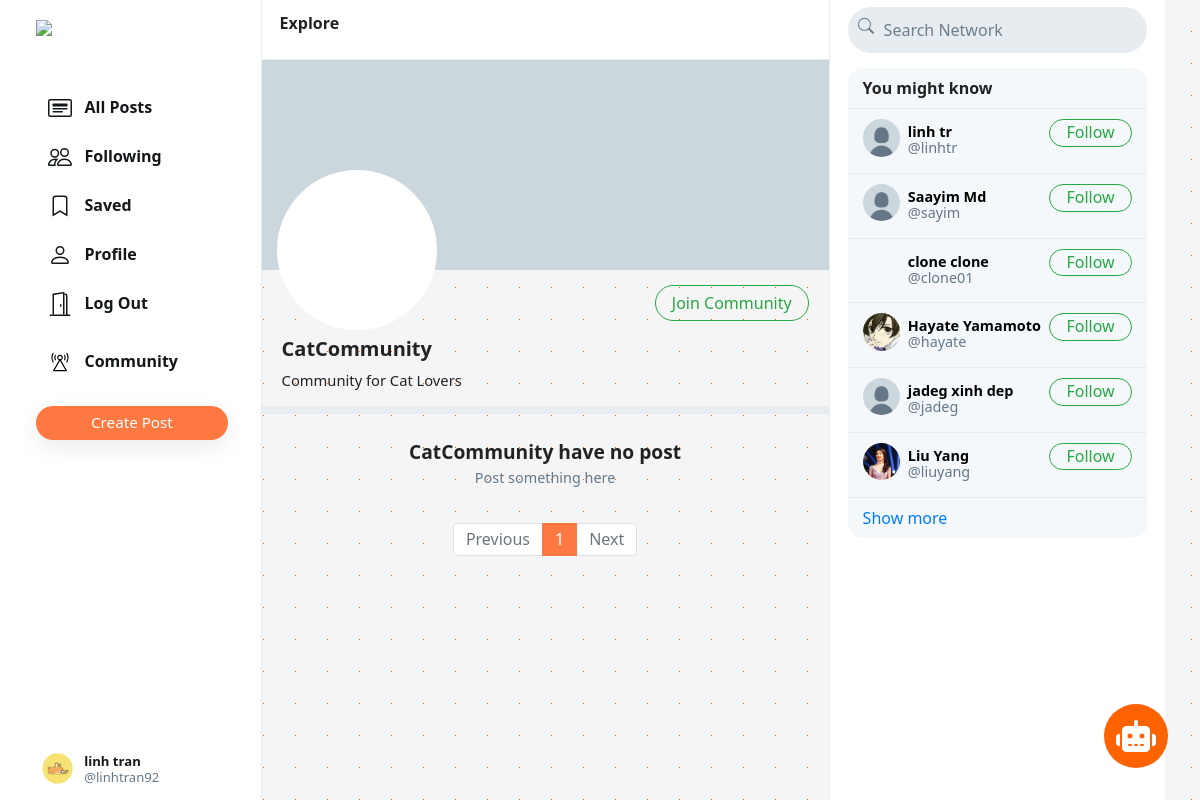
Screenshot of /community/1 (signed in) with the database file from the repository.
### network/models.py (models this page shows, shortened)
class User(AbstractUser):
    profile_pic = models.ImageField(upload_to='profile_pic/')
    bio = models.TextField(max_length=160, blank=True, null=True)
    cover = models.ImageField(upload_to='covers/', blank=True)
    community = models.ManyToManyField('Community', blank=True, related_name='users', null=True, default=None)

class Community(models.Model):
    community_id = models.AutoField(primary_key=True, default=None)
    userlist = models.ManyToManyField(User, blank=True,related_name='userlist')
    postlist = models.ManyToManyField(Post, blank=True,related_name='postlist')
    name = models.CharField(max_length=64)
    description = models.TextField(max_length=140, blank=True)
    cover = models.ImageField(upload_to='covers/', blank=True)

### network/views.py (the view)
# urls.py: path("community/<int:id>", views.community, name='community'),
@login_required
@csrf_exempt
def community(request, id):
    if request.user.is_authenticated:
        community = Community.objects.get(community_id=id)
        communitys = Community.objects.filter(userlist=request.user)
        posts = Post.objects.filter(community=community).order_by('-date_created')
        paginator = Paginator(posts, 10)
        page_number = request.GET.get('page')
        if page_number == None:
            page_number = 1
        posts = paginator.get_page(page_number)
        followings = Follower.objects.filter(
            followers=request.user).values_list('user', flat=True)
        suggestions = User.objects.exclude(pk__in=followings).exclude(
            username=request.user.username).order_by("?")[:6]
        return render(request, "network/groupview.html", {
            "user": request.user,
            "posts": posts,
            "suggestions": suggestions,
            "page": "group",
            "community": community,
            "communitys": communitys,
        })
    else:
        return HttpResponseRedirect(reverse('login'))

### network/templates/network/groupview.html
{% extends 'network/index.html' %}
{% load static %}
{% block profile %}
<div class="profile-view" data-user="{{community.community_id}}">
    <div class="cover-image" style="background-image: url({{community.cover}})"></div>
    <div class="profile-image" style="background-image: url({{community.cover}})"></div>
    <div class="profile-details">
        <div>
            {% if user in community.userlist.all %}
            <a href="{% url 'leavecommunity' community.community_id %}">
                <button class="btn btn-success float-right" id="following-btn">Leave Community</button>
            </a>
            {% else %}
            <a href="{% url 'joincommunity' community.community_id %}">
                <button class="btn btn-outline-success float-right" id="follow-btn">Join Community</button>
            </a>
            {% endif %}
        </div>
        <div class="details-data">
            <h5>{{community.name}}</h5>
            <div class="bio">
                {% if community.description is not None %}
                {{community.description}}
                {% endif %}
            </div>
        </div>
    </div>
</div>
<div class="space"></div>
{% endblock %}
{% block emptyprofile %}
<center>
    <br>
    <strong style="font-size: 1.2em;">{{community.name}} have no post</strong>
    <div class="grey" style="font-size: .9em;">Post something here</div>
</center>
{% endblock %}

### network/templates/network/layout.html (shortened to what this page needs)
{% load static %}
<!DOCTYPE html>
<html lang="en">
<head>
    <link rel="stylesheet" href="https://cdnjs.cloudflare.com/ajax/libs/font-awesome/6.4.0/css/all.min.css">
    <link rel="stylesheet" href="https://stackpath.bootstrapcdn.com/bootstrap/4.4.1/css/bootstrap.min.css"
>
    <link href="{% static 'network/styles.css' %}" rel="stylesheet">
    <link rel="stylesheet" href="{% static 'network/chat.css' %}">
    <link rel="stylesheet" href="{% static 'network/community.css' %}">
    <link href='https://unpkg.com/boxicons@2.1.1/css/boxicons.min.css' rel='stylesheet'>
</head>
<body>
    <div class="body" data-page="{{page}}">
        <div class="sidenav">
            <a href="{% url 'index' %}" class="navbar-brand">
                <img src="{% static 'network/Images/logo.png' %}" height="31px">
            </a>
            <div style="height: 100%;">
                <div>
                    <div>
                        <ul>
                            <li class="nav-item" id="all_posts">
                                <a href="{% url 'index' %}" class="nav-link">
                                    <div>
                                        &nbsp;&nbsp;All Posts
                                    </div>
                                </a>
                            </li>
                            {% if user.is_authenticated %}
                            <li class="nav-item" id="following">
                                <a href="{% url 'following' %}" class="nav-link">
                                    <div>
                                        &nbsp;&nbsp;Following
                                    </div>
                                </a>
                            </li>
                            <li class="nav-item" id="saved">
                                <a href="{% url 'saved' %}" class="nav-link">
                                    <div>
                                        <svg width="1.5em" height="1.5em" viewBox="0 0 16 16" class="bi bi-bookmark"
                                            fill="currentColor" xmlns="http://www.w3.org/2000/svg">
                                            <path fill-rule="evenodd"
                                                d="M8 12l5 3V3a2 2 0 0 0-2-2H5a2 2 0 0 0-2 2v12l5-3zm-4 1.234l4-2.4 4 2.4V3a1 1 0 0 0-1-1H5a1 1 0 0 0-1 1v10.234z" />
                                        </svg>
                                        &nbsp;&nbsp;Saved
                                    </div>
                                </a>
                            </li>
                            <li class="nav-item" id="profile">
                                <a href="{% url 'profile' user.username %}" class="nav-link">
                                    <div>
                                        &nbsp;&nbsp;Profile
                                    </div>
                                </a>
                            </li>
                            <li class="nav-item" id="logout">
                                <a href="{% url 'logout' %}" class="nav-link">
                                    <div>
                                        &nbsp;&nbsp;Log Out
                                    </div>
                                </a>
                            </li>
                            {% endif %}
                        </ul>
                    </div>
                    {% if user.is_authenticated %}
                    <li class="nav-item" id="login">
                        <a onclick="togglecommunity()" class="nav-link">
                            <div>
                                &nbsp;&nbsp;Community
                            </div>
                        </a>
                    </li>
                    <br>
                    <button id="popup-btn" class="btn btn-success new-post-btn"
                        style="background-color: #fe7941 !important; border: none !important;"
                        onclick="createpost()">Create
                        Post</button>
                    {% endif %}
                </div>
                <div style="position: absolute; bottom: 10px;">
                    {% if user.is_authenticated %}
                    <li class="nav-item sidenav-user">
                        <a href="{% url 'profile' user.username %}" class="nav-link">
                            <div class="user_account">
                                <div class="small-profilepic"
                                    style="float: left; background-image: url(/media/{{user.profile_pic}})"></div>
                                <div style="height: 2.7vw; margin: auto;">
                                    <div style="margin-top: 4px;"><strong>{{user.first_name}}
                                            {{user.last_name}}</strong></div>
                                    <div class="grey" style="margin-top: 4px;">@{{ user.username }}</div>
                                </div>
                            </div>
                        </a>
                    </li>
                    {% endif %}
                </div>
            </div>
        </div>
        {% block body %}
        {% endblock %}
        <div class="right-div">
            <nav class="head">
                <form action="#">
                    <div class="search-div">
                        <div>
                        </div>
                        <input type="text" name="query" id="search-box" placeholder="Search Network">
                    </div>
                </form>
            </nav>
            <div class='right-div-content'>
                <div class="space" style="background-color: white;"></div>
                {% if user.is_authenticated %}
                <div class="suggestion-box">
                    <div class="suggestion-header">
                        You might know
                    </div>
                    {% for suggestion in suggestions %}
                    <div class="suggestion-user">
                        <div>
                            <a href="{% url 'profile' suggestion.username %}">
                                <div class="small-profilepic"
                                    style="background-image: url(/media/{{suggestion.profile_pic}})"></div>
                            </a>
                        </div>
                        <div class="user-details">
                            <a href="{% url 'profile' suggestion.username %}">
                                <div id="user-name">
                                    <strong>
                                        {{suggestion.first_name}} {{suggestion.last_name}}
                                    </strong>
                                </div>
                                <div class="grey">@{{suggestion.username}}</div>
                            </a>
                        </div>
                        <div>
                            <button class="btn btn-outline-success" type="button"
                                onclick="follow_user(this,'{{suggestion.username}}','suggestion')">Follow</button>
                        </div>
                    </div>
                    {% empty %}
                    <div style="text-align: center; border-bottom: .5px solid #e6ecf0; padding: 10px 15px;">
                        <span class="grey" style="font-size: .9em;">No suggestions available.</span>
                    </div>
                    {% endfor %}
                    <div class="suggestion-footer">
                        <a href="#">Show more</a>
                    </div>
                </div>
                {% endif %}
                <div class="chatbox-wrapper">
                    <div class="chatbox-toggle">
                        <i class="fa-solid fa-robot fa-beat-fade"></i>
                    </div>
                </div>
            </div>
        </div>
    </div>
</body>
</html>

### network/static/network/styles.css (style rules this page uses)
.body { display: flex; min-height: 100%; font-family: system-ui, sans-serif; }
.btn { border-radius: 20px; padding: 0.32rem 1rem 0.375rem 1rem; }
.btn, .btn:focus, .btn:active { box-shadow: none !important; -webkit-box-shadow: none !important; }
.grey { color: #657786; }
svg { vertical-align: text-top; }
.sidenav { height: 100%; width: 21.8%; position: fixed; top: 0; left: 0; padding: 15px; list-style: none; border-right: .5px solid #e6ecf0; z-index: 100; padding-left: 3%; background-color: white; }
.sidenav ul { list-style: none; padding-left: 0px; margin-top: 3vh; }
.sidenav li { margin-top: 7px; }
.sidenav .nav-link { color: #14171a; line-height: .7em; font-weight: 700; padding: 0px; }
.sidenav .nav-link>div { padding: 10px 20px 8px 12px; border-radius: 25px; line-height: 0.9em; width: max-content; }
.new-post-btn { padding-left: 55px !important; padding-right: 55px !important; font-size: .95em; font-weight: 530; box-shadow: rgba(0, 0, 0, 0.08) 0px 8px 24px !important; }
.user_account { display: flex; font-size: .82rem; font-weight: normal; padding-top: 3px !important; padding-bottom: 3px !important; padding-left: 3px !important; }
.user_account .small-profilepic { transform: scale(.82); margin-left: auto; margin-top: auto; }
.head { height: 7.5vh; }
.small-profilepic { width: 3.1vw; height: 3.1vw; border-radius: 9999px; overflow: hidden; margin-right: 8px; background-size: cover; background-repeat: no-repeat; background-position: center; box-sizing: content-box; }
.space { height: 8px; background-color: #e6ecf0; }
.cover-image { height: 210px; background-size: cover; background-position: center; background-repeat: no-repeat; background-color: #ccd6dd; }
.profile-image { width: 160px; height: 160px; position: absolute; left: 15px; top: 110px; border-radius: 99999px; border: 4px solid white; background-size: cover; background-repeat: no-repeat; background-position: center; background-color: white; }
.profile-details { padding: 15px 20px; }
.profile-details button { padding-bottom: 0.3rem; }
.profile-details>.details-data { margin-top: 52px; font-size: .92em; }
.profile-details h5 { font-weight: 800; margin-bottom: 0px; }
.profile-details a { color: black; text-decoration: none; }
.bio { margin-top: 8px; }
.right-div { width: 28%; height: 100vh; position: fixed; right: 2.95%; border-left: .5px solid #e6ecf0; background-color: white; }
.right-div .head { padding: .9vh 1.5vw; }
.right-div .search-div { margin-left: auto; margin-right: auto; display: flex; border-radius: 25px; background-color: #e6ecf0; padding-left: 10px; padding-right: 10px; vertical-align: middle; }
#search-box { height: 5.7vh; border: none; background: none; outline: none; width: 100%; margin-left: 8px; }
#search-box::placeholder { color: #6d7e8c; }
.right-div-content { height: 92.5vh; overflow: auto; padding-left: 1.5vw; padding-right: 1.5vw; }
.suggestion-box, .guest-box { border-radius: 15px; overflow: hidden; background-color: #f5f8fa; }
.suggestion-header { padding: 13px 15px; line-height: .9em; font-weight: 800; border-bottom: .5px solid #e6ecf0; }
.suggestion-user { display: flex; padding: 10px 15px; font-size: .9em; border-bottom: .5px solid #e6ecf0; }
.suggestion-user a { color: black; text-decoration: none; }
.user-details { flex: 1; line-height: 1.1em; padding: 5px 0px 7px 0px; }
.suggestion-user .btn { padding: 0em 1em .09em 1em; }
.suggestion-footer { padding: 13px 15px; line-height: .9em; }
.suggestion-footer a { text-decoration: none; }

### rows the page displays
User: profile_pic (picture), first_name "linh", last_name "tran", username "linhtran92"
Community: name "CatCommunity", description "Community for Cat Lovers"
User: profile_pic (placeholder picture), first_name "linh", last_name "tr", username "linhtr"
User: profile_pic (placeholder picture), first_name "Saayim", last_name "Md", username "sayim"
User: first_name "clone", last_name "clone", username "clone01"
User: profile_pic (picture), first_name "Hayate", last_name "Yamamoto", username "hayate"
User: profile_pic (placeholder picture), first_name "jadeg", last_name "xinh dep", username "jadeg"
User: profile_pic (picture), first_name "Liu", last_name "Yang", username "liuyang"

### other values shown
{{ each }} "1"
